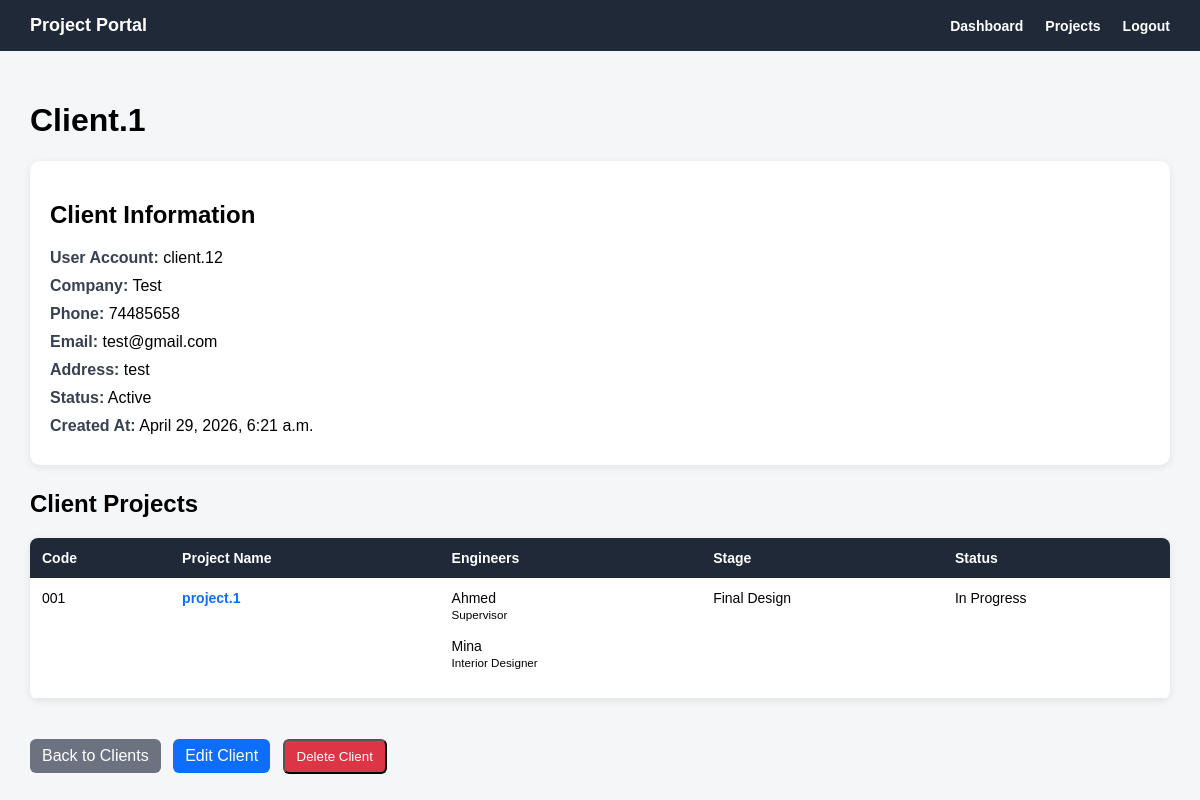
The page /clients/2/ (signed in) on the database as committed earlier.
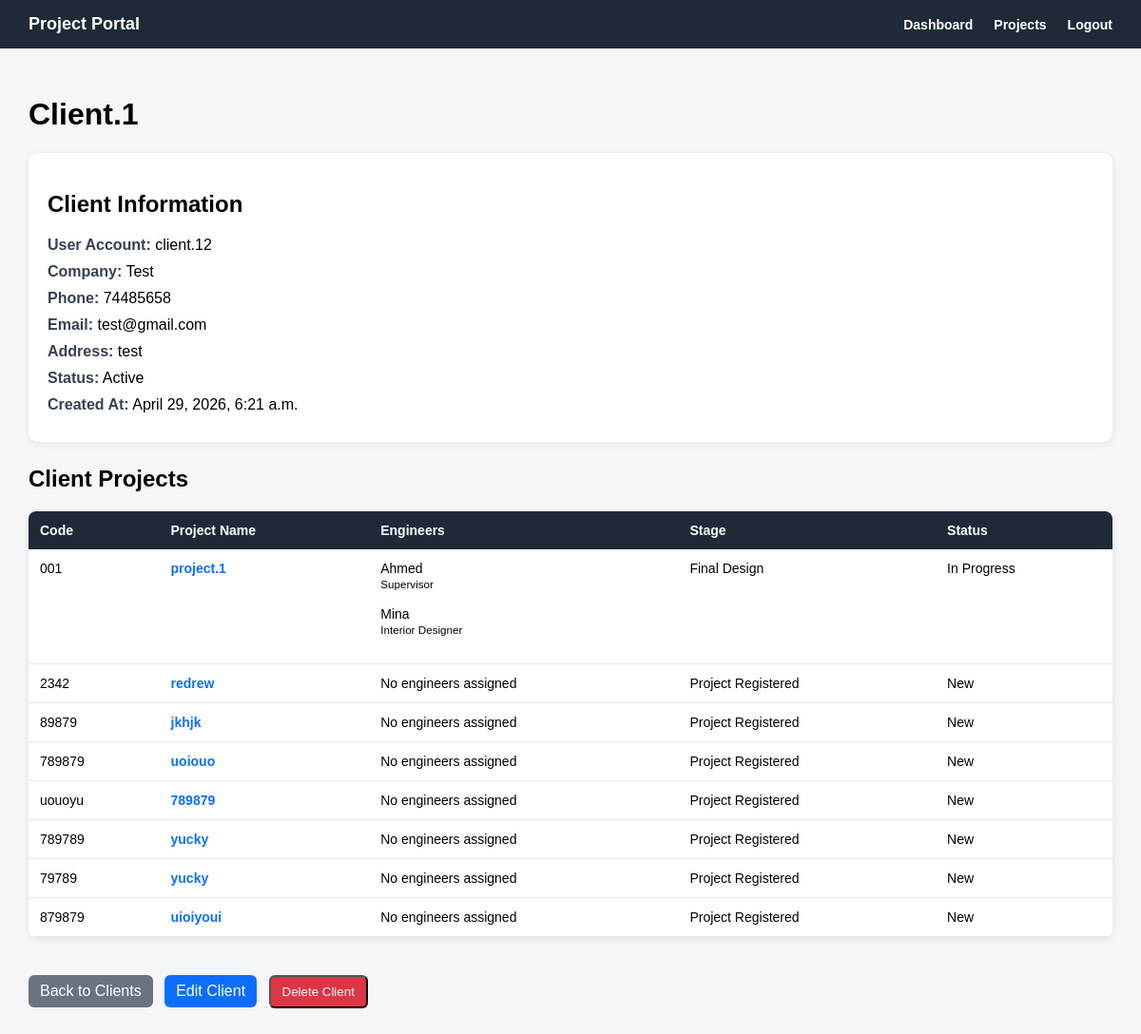
The same page on the database as committed later.
### clients/models.py (models this page shows, shortened)
class Client(models.Model):
    user = models.OneToOneField(
        settings.AUTH_USER_MODEL,
        on_delete=models.CASCADE,
        related_name='client_profile',
        blank=True,
        null=True
    )
    client_name = models.CharField(max_length=150)
    company_name = models.CharField(max_length=150, blank=True, null=True)
    phone = models.CharField(max_length=30)
    email = models.EmailField(blank=True, null=True)
    address = models.TextField(blank=True, null=True)
    is_active = models.BooleanField(default=True)
    created_at = models.DateTimeField(auto_now_add=True)

### accounts/models.py (models this page shows)
class User(AbstractUser):
    class Role(models.TextChoices):
        ADMIN = 'ADMIN', 'Admin'
        ENGINEER = 'ENGINEER', 'Engineer'
        CLIENT = 'CLIENT', 'Client'
    role = models.CharField(
        max_length=20,
        choices=Role.choices,
        default=Role.CLIENT
    )

### projects/models.py (models this page shows, shortened)
class Project(models.Model):
    class Status(models.TextChoices):
        NEW = 'NEW', 'New'
        IN_PROGRESS = 'IN_PROGRESS', 'In Progress'
        WAITING_CLIENT = 'WAITING_CLIENT', 'Waiting Client'
        COMPLETED = 'COMPLETED', 'Completed'
        CANCELLED = 'CANCELLED', 'Cancelled'
    class Stage(models.TextChoices):
        PROJECT_REGISTERED = 'PROJECT_REGISTERED', 'Project Registered'
        REQUIREMENTS_COLLECTED = 'REQUIREMENTS_COLLECTED', 'Requirements Collected'
        SITE_VISIT = 'SITE_VISIT', 'Site Visit'
        CONCEPT_DESIGN = 'CONCEPT_DESIGN', 'Concept Design'
        CLIENT_REVIEW = 'CLIENT_REVIEW', 'Client Review'
        REVISIONS = 'REVISIONS', 'Revisions'
        FINAL_DESIGN = 'FINAL_DESIGN', 'Final Design'
        DRAWINGS_PREPARATION = 'DRAWINGS_PREPARATION', 'Drawings Preparation'
        MUNICIPALITY_SUBMISSION = 'MUNICIPALITY_SUBMISSION', 'Municipality Submission'
        APPROVAL_STAGE = 'APPROVAL_STAGE', 'Approval Stage'
        SUPERVISION_EXECUTION = 'SUPERVISION_EXECUTION', 'Supervision / Execution'
        COMPLETED = 'COMPLETED', 'Completed'
    project_name = models.CharField(max_length=200)
    project_code = models.CharField(max_length=50, unique=True)
    client = models.ForeignKey(
        Client,
        on_delete=models.CASCADE,
        related_name='projects'
    )
    assigned_engineers = models.ManyToManyField(
        Engineer,
        blank=True,
        related_name='projects'
    )
    project_type = models.CharField(max_length=100, blank=True, null=True)
    location = models.CharField(max_length=200, blank=True, null=True)
    start_date = models.DateField(blank=True, null=True)
    expected_end_date = models.DateField(blank=True, null=True)
    current_stage = models.CharField(
        max_length=50,
        choices=Stage.choices,
        default=Stage.PROJECT_REGISTERED
    )
    status = models.CharField(
        max_length=30,
        choices=Status.choices,
        default=Status.NEW
    )
    description = models.TextField(blank=True, null=True)
    created_at = models.DateTimeField(auto_now_add=True)

### engineers/models.py (models this page shows, shortened)
class Engineer(models.Model):
    class Department(models.TextChoices):
        INTERIOR_DESIGNER = 'INTERIOR_DESIGNER', 'Interior Designer'
        MECHANICAL_ENGINEER = 'MECHANICAL_ENGINEER', 'Mechanical Engineer'
        ELECTRICAL_ENGINEER = 'ELECTRICAL_ENGINEER', 'Electrical Engineer'
        SUPERVISOR = 'SUPERVISOR', 'Supervisor'
        ARCHITECT = 'ARCHITECT', 'Architect'
    user = models.OneToOneField(
        settings.AUTH_USER_MODEL,
        on_delete=models.CASCADE,
        related_name='engineer_profile'
    )
    engineer_name = models.CharField(max_length=150)
    department = models.CharField(
        max_length=50,
        choices=Department.choices,
        blank=True,
        null=True
    )
    phone = models.CharField(max_length=30, blank=True, null=True)
    email = models.EmailField(blank=True, null=True)
    specialization = models.CharField(max_length=150, blank=True, null=True)
    is_active = models.BooleanField(default=True)
    created_at = models.DateTimeField(auto_now_add=True)

### clients/views.py (the view)
# urls.py: path('<int:pk>/', client_detail_view, name='client_detail'),
@login_required
def client_detail_view(request, pk):
    if request.user.role != 'ADMIN':
        client = None
        projects = []
    else:
        client = get_object_or_404(Client, pk=pk)
        projects = client.projects.all()
    return render(request, 'clients/client_detail.html', {
        'client': client,
        'projects': projects,
    })

### templates/clients/client_detail.html (shortened to what this page needs)
{% extends 'base.html' %}
{% block content %}
{% if client %}
    <h1>{{ client.client_name }}</h1>
    <div class="card">
        <h2>Client Information</h2>
        <div class="info-row">
            <span class="label">User Account:</span>
            {% if client.user %}
                {{ client.user.username }}
            {% else %}
                No user linked
            {% endif %}
        </div>
        <div class="info-row">
            <span class="label">Company:</span>
            {{ client.company_name }}
        </div>
        <div class="info-row">
            <span class="label">Phone:</span>
            {{ client.phone }}
        </div>
        <div class="info-row">
            <span class="label">Email:</span>
            {{ client.email }}
        </div>
        <div class="info-row">
            <span class="label">Address:</span>
            {{ client.address }}
        </div>
        <div class="info-row">
            <span class="label">Status:</span>
            {% if client.is_active %}
                Active
            {% else %}
                Inactive
            {% endif %}
        </div>
        <div class="info-row">
            <span class="label">Created At:</span>
            {{ client.created_at }}
        </div>
    </div>
    <h2>Client Projects</h2>
    {% if projects %}
        <table class="projects-table">
            <tr>
                <th>Code</th>
                <th>Project Name</th>
                <th>Engineers</th>
                <th>Stage</th>
                <th>Status</th>
            </tr>
            {% for project in projects %}
                <tr>
                    <td>{{ project.project_code }}</td>
                    <td>
                        <a href="{% url 'projects:project_detail' project.pk %}">
                            {{ project.project_name }}
                        </a>
                    </td>
                    <td>
                        {% for engineer in project.assigned_engineers.all %}
                            {{ engineer.engineer_name }}
                            {% if engineer.department %}
                                <br>
                                <small>{{ engineer.get_department_display }}</small>
                            {% endif %}
                            <br><br>
                        {% empty %}
                            No engineers assigned
                        {% endfor %}
                    </td>
                    <td>{{ project.get_current_stage_display }}</td>
                    <td>{{ project.get_status_display }}</td>
                </tr>
            {% endfor %}
        </table>
    {% else %}
        <p>No projects found for this client.</p>
    {% endif %}
{% else %}
    <h1>Access Denied</h1>
    <p>You do not have permission to view this client.</p>
{% endif %}
<div style="margin-top: 20px;">
    <a href="{% url 'clients:client_list' %}" class="btn">
        Back to Clients
    </a>
    {% if request.user.role == 'ADMIN' and client %}
        <a href="{% url 'clients:client_edit' client.pk %}" class="btn" style="background: #0d6efd; margin-left: 8px;">
            Edit Client
        </a>
        <form method="post"
              action="{% url 'clients:client_delete' client.pk %}"
              style="display: inline;"
              onsubmit="return confirm('Are you sure you want to delete this client?');">
            <button type="submit" class="btn" style="background: #dc3545; margin-left: 8px;">
                Delete Client
            </button>
        </form>
    {% endif %}
</div>
{% endblock %}

### templates/base.html (shortened to what this page needs)
<!DOCTYPE html>
<html>
<head>
</head>
<body>
    <div class="navbar">
        <div class="brand">
            Project Portal
        </div>
        <div class="nav-links">
            {% if request.user.is_authenticated %}
                <a href="{% url 'accounts:dashboard' %}">Dashboard</a>
                <a href="{% url 'projects:project_list' %}">Projects</a>
                <form class="logout-form" method="post" action="{% url 'accounts:logout' %}">
                    <button class="logout-button" type="submit">Logout</button>
                </form>
            {% endif %}
        </div>
    </div>
    <div class="content">
        {% block content %}
        {% endblock %}
    </div>
</body>
</html>

### templates/base.html (style rules this page uses)
body { margin: 0; font-family: Arial, sans-serif; background: #f4f6f8; }
.navbar { background: #1f2937; color: white; padding: 15px 30px; display: flex; justify-content: space-between; align-items: center; }
.brand { font-size: 18px; font-weight: bold; }
.nav-links { display: flex; align-items: center; gap: 22px; }
.nav-links a { color: white; text-decoration: none; font-weight: bold; font-size: 14px; }
.content { padding: 30px; }
.logout-form { display: inline; margin: 0; }
.logout-button { background: none; border: none; color: white; font-weight: bold; cursor: pointer; font-size: 14px; padding: 0; }

### templates/clients/client_detail.html (style rules this page uses)
.card { background: white; padding: 20px; border-radius: 10px; box-shadow: 0 2px 8px rgba(0, 0, 0, 0.08); margin-bottom: 25px; }
.info-row { margin-bottom: 10px; }
.label { font-weight: bold; color: #374151; }
.projects-table { width: 100%; border-collapse: collapse; background: white; border-radius: 8px; overflow: hidden; box-shadow: 0 2px 8px rgba(0, 0, 0, 0.08); }
.projects-table th { background: #1f2937; color: white; text-align: left; padding: 12px; font-size: 14px; }
.projects-table td { padding: 12px; border-bottom: 1px solid #e5e7eb; vertical-align: top; font-size: 14px; }
.projects-table a { color: #0d6efd; font-weight: bold; text-decoration: none; }
.btn { display: inline-block; background: #6b7280; color: white; padding: 8px 12px; border-radius: 6px; text-decoration: none; margin-top: 20px; }

Rows that differ between the two databases and show on the page:
added Project: project_code "2342", project_name "redrew", current_stage "Project Registered", status "New"
added Project: project_code "89879", project_name "jkhjk", current_stage "Project Registered", status "New"
added Project: project_code "789879", project_name "uoiouo", current_stage "Project Registered", status "New"
added Project: project_code "uouoyu", project_name "789879", current_stage "Project Registered", status "New"
added Project: project_code "789789", project_name "yucky", current_stage "Project Registered", status "New"
added Project: project_code "79789", project_name "yucky", current_stage "Project Registered", status "New"
added Project: project_code "879879", project_name "uioiyoui", current_stage "Project Registered", status "New"
